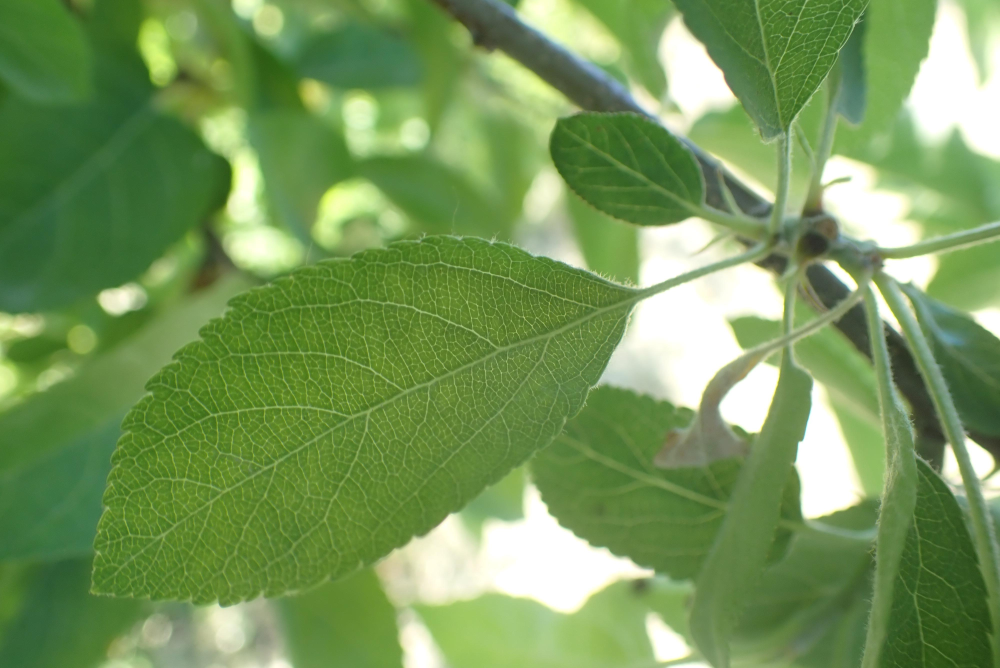
#> input picture dataset/Healthy/80a2c93fd2d9655d.jpg, 4000 x 2672 px, found by its file name (shown at 1/4 size)
$ python train_svm.py
#> lines starting #> are read from the running program, lines starting #| are printed output that depends on the picture
import os
import cv2
import numpy as np
from sklearn.svm import SVC
from sklearn.model_selection import train_test_split
from sklearn.metrics import accuracy_score
import joblib

# Function to extract color histogram features
def extract_features(image_path):
#> called with image_path = 'dataset/healthy/80a2c93fd2d9655d.jpg'
    image = cv2.imread(image_path)
#> image is the input picture: shape (2672, 4000, 3); mean B, G, R 90, 151.5, 118.4
    image = cv2.cvtColor(image, cv2.COLOR_BGR2RGB)
    image = cv2.resize(image, (128, 128))
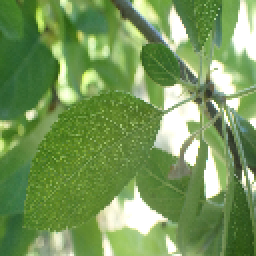
#> image: shape (128, 128, 3) (shown 2 times larger); mean R, G, B 118.3, 151.4, 89.9
    hist = cv2.calcHist([image], [0, 1, 2], None, [8, 8, 8], [0, 256, 0, 256, 0, 256])
    hist = cv2.normalize(hist, hist).flatten()
#> hist = 512 values, max 0.584 at index 153, min 0 at index 0, mean 0.00748
    return hist

# Load dataset
data_dir = "dataset"
features = []
labels = []

for label, class_name in enumerate(["healthy", "diseased"]):
    class_dir = os.path.join(data_dir, class_name)
    for file_name in os.listdir(class_dir):
        file_path = os.path.join(class_dir, file_name)
        features.append(extract_features(file_path))
        labels.append(label)
#> pass 2 of the loop `for label, class_name in enumerate(["healthy", "diseased"]):`:
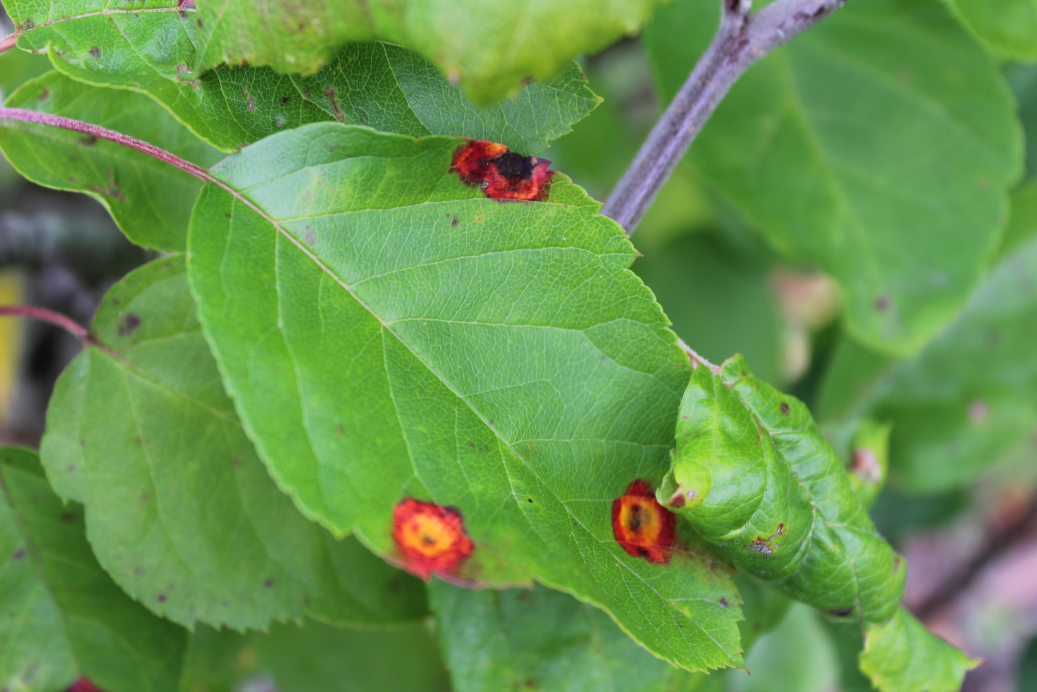
#> input picture dataset/Diseased/81c97ef498cc87c3.jpg, 5184 x 3456 px, found by its file name (shown at 1/5 size)
#> in extract_features, image is the input picture: shape (3456, 5184, 3); mean B, G, R 76.2, 147.4, 101.7
#> in extract_features (call 2), `image = cv2.resize(image, (128, 128))`:
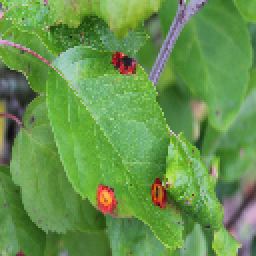
#> image: shape (128, 128, 3) (shown 2 times larger); mean R, G, B 101.8, 147.5, 76.2
#> hist = 512 values, max 0.535 at index 161, min 0 at index 2, mean 0.00812

X = np.array(features)
y = np.array(labels)

# Split dataset
X_train, X_test, y_train, y_test = train_test_split(X, y, test_size=0.2, random_state=42)

# Train SVM
model = SVC(probability=True, kernel='linear', random_state=42)
model.fit(X_train, y_train)

# Test the model
y_pred = model.predict(X_test)
print(f"Accuracy: {accuracy_score(y_test, y_pred):.2f}")

# Save the model
joblib.dump(model, "plant_disease_svm.pkl")
print("Model saved as plant_disease_svm.pkl")
